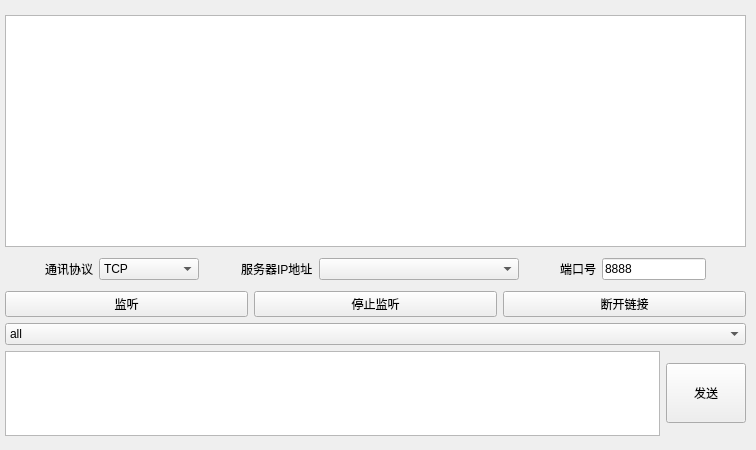
<?xml version="1.0" encoding="UTF-8"?>
<ui version="4.0">
 <class>Widget</class>
 <widget class="QWidget" name="Widget">
  <property name="geometry">
   <rect>
    <x>0</x>
    <y>0</y>
    <width>756</width>
    <height>450</height>
   </rect>
  </property>
  <property name="windowTitle">
   <string>网络调试助手服务端</string>
  </property>
  <widget class="QWidget" name="layoutWidget">
   <property name="geometry">
    <rect>
     <x>0</x>
     <y>10</y>
     <width>751</width>
     <height>431</height>
    </rect>
   </property>
   <layout class="QVBoxLayout" name="verticalLayout" stretch="0,1,1,0,0">
    <property name="leftMargin">
     <number>5</number>
    </property>
    <property name="topMargin">
     <number>5</number>
    </property>
    <property name="rightMargin">
     <number>5</number>
    </property>
    <property name="bottomMargin">
     <number>5</number>
    </property>
    <item>
     <widget class="QTextEdit" name="textEditRev"/>
    </item>
    <item>
     <layout class="QGridLayout" name="gridLayout">
      <property name="leftMargin">
       <number>5</number>
      </property>
      <property name="topMargin">
       <number>5</number>
      </property>
      <property name="rightMargin">
       <number>5</number>
      </property>
      <property name="bottomMargin">
       <number>5</number>
      </property>
      <item row="0" column="2">
       <widget class="QComboBox" name="comboBox">
        <property name="minimumSize">
         <size>
          <width>100</width>
          <height>0</height>
         </size>
        </property>
        <item>
         <property name="text">
          <string>TCP</string>
         </property>
        </item>
        <item>
         <property name="text">
          <string>UDP</string>
         </property>
        </item>
       </widget>
      </item>
      <item row="0" column="6">
       <spacer name="horizontalSpacer_4">
        <property name="orientation">
         <enum>Qt::Horizontal</enum>
        </property>
        <property name="sizeHint" stdset="0">
         <size>
          <width>40</width>
          <height>20</height>
         </size>
        </property>
       </spacer>
      </item>
      <item row="0" column="4">
       <widget class="QLabel" name="label_2">
        <property name="text">
         <string>服务器IP地址</string>
        </property>
       </widget>
      </item>
      <item row="0" column="7">
       <widget class="QLabel" name="label_4">
        <property name="text">
         <string>端口号</string>
        </property>
       </widget>
      </item>
      <item row="0" column="9">
       <spacer name="horizontalSpacer_2">
        <property name="orientation">
         <enum>Qt::Horizontal</enum>
        </property>
        <property name="sizeHint" stdset="0">
         <size>
          <width>40</width>
          <height>20</height>
         </size>
        </property>
       </spacer>
      </item>
      <item row="0" column="8">
       <widget class="QLineEdit" name="lineEditPort">
        <property name="text">
         <string>8888</string>
        </property>
       </widget>
      </item>
      <item row="0" column="0">
       <spacer name="horizontalSpacer">
        <property name="orientation">
         <enum>Qt::Horizontal</enum>
        </property>
        <property name="sizeHint" stdset="0">
         <size>
          <width>40</width>
          <height>20</height>
         </size>
        </property>
       </spacer>
      </item>
      <item row="0" column="3">
       <spacer name="horizontalSpacer_3">
        <property name="orientation">
         <enum>Qt::Horizontal</enum>
        </property>
        <property name="sizeHint" stdset="0">
         <size>
          <width>40</width>
          <height>20</height>
         </size>
        </property>
       </spacer>
      </item>
      <item row="0" column="1">
       <widget class="QLabel" name="label">
        <property name="text">
         <string>通讯协议</string>
        </property>
       </widget>
      </item>
      <item row="0" column="5">
       <widget class="QComboBox" name="comboBox_SelectIPAddress">
        <property name="minimumSize">
         <size>
          <width>200</width>
          <height>0</height>
         </size>
        </property>
       </widget>
      </item>
     </layout>
    </item>
    <item>
     <layout class="QHBoxLayout" name="horizontalLayout">
      <item>
       <widget class="QPushButton" name="btnListen">
        <property name="text">
         <string>监听</string>
        </property>
       </widget>
      </item>
      <item>
       <widget class="QPushButton" name="btnStopListen">
        <property name="text">
         <string>停止监听</string>
        </property>
       </widget>
      </item>
      <item>
       <widget class="QPushButton" name="btnLineOut">
        <property name="text">
         <string>断开链接</string>
        </property>
       </widget>
      </item>
     </layout>
    </item>
    <item>
     <widget class="MyComboBox" name="comboBoxChildren">
      <item>
       <property name="text">
        <string>all</string>
       </property>
      </item>
     </widget>
    </item>
    <item>
     <layout class="QHBoxLayout" name="horizontalLayout_2">
      <item>
       <widget class="QTextEdit" name="textEditSend">
        <property name="minimumSize">
         <size>
          <width>0</width>
          <height>85</height>
         </size>
        </property>
        <property name="maximumSize">
         <size>
          <width>16777215</width>
          <height>85</height>
         </size>
        </property>
       </widget>
      </item>
      <item>
       <widget class="QPushButton" name="btnSendMsg">
        <property name="minimumSize">
         <size>
          <width>60</width>
          <height>60</height>
         </size>
        </property>
        <property name="text">
         <string>发送</string>
        </property>
       </widget>
      </item>
     </layout>
    </item>
   </layout>
  </widget>
 </widget>
 <customwidgets>
  <customwidget>
   <class>MyComboBox</class>
   <extends>QComboBox</extends>
   <header>mycombobox.h</header>
  </customwidget>
 </customwidgets>
 <resources/>
 <connections/>
</ui>
